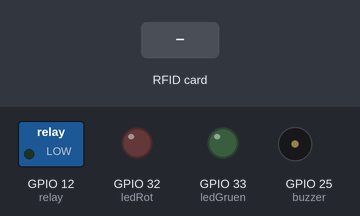
A sketch run on a simulated ESP32. Shown: switched loads named in the sketch (green lamp = pin HIGH), output pins drawn as LEDs (lit = HIGH), buzzer (waves = sounding). Dashed ring = blinking. The inputs (shaded band) are chosen by the test bench. WiFi joins after 1.5 s; servers stay silent unless stated; what the sketch prints to the serial monitor is not drawn.

Above: at 2.9 s.
3.0 s: RFID card 39 42 FF 97 held to the reader
At 3.07 s:
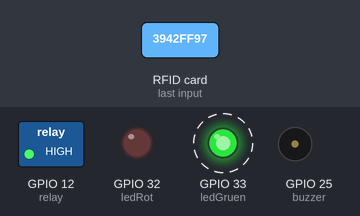
6.0 s: RFID card 5E 7A 19 C4 held to the reader
At 6.14 s:
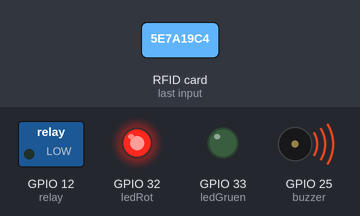
At 7.0 s:
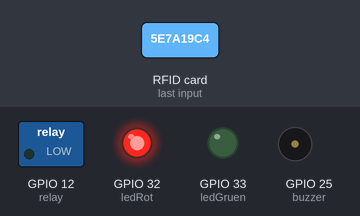
Timing chart, 0 to 9.0 s (numbered marks = the images above; inputs shaded):
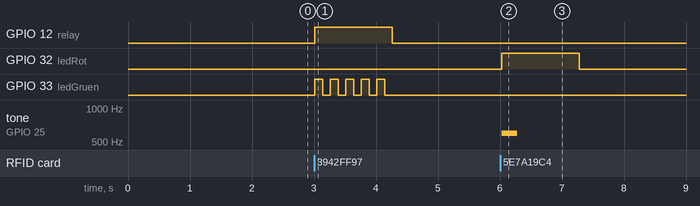

The sketch:

rfid_wifi.ino
```cpp
//einbinden der Bibliotheken für das
//ansteuern des MFRC522 Moduls
#include <SPI.h>
#include <MFRC522.h>

//einbinden der Bibliothek für
//den Zugang zum WiFi Netzwerk
#include <WiFi.h>
//Bibliothek für das absenden von E-Mails
#include <ESP_Mail_Client.h>

//Zugangsdaten für das WiFi Netzwerk
#define WIFI_SSID "<ssid>"
#define WIFI_PASSWORD "<passwort>"

//Verbindungsdaten zum E-Mail Provider
#define SMTP_HOST "smtp.web.de"
#define SMTP_PORT 587
#define SENDER_EMAIL "<absender_email>"
#define SENDER_PASSWORD "<absender_passwort>"

void smtpCallback(SMTP_Status status);

//definieren der Pins  RST & SDA für den ESP32
#define RST_PIN     22
#define SS_PIN      21

#define ledRot 32
#define ledGruen 33

#define buzzer 25
const int channel = 0;
const int frequenz = 2000;
const int resolutionBits = 12;
const int toneFrequenzFail = 600;
const int toneFrequenzNoTone = 0;

#define relay 12

//erzeugen einer Objektinstanz
MFRC522 mfrc522(SS_PIN, RST_PIN);

//Variable zum speichern der bereits gelesenen RFID-ID
String lastRfid = "";

//Anzahl der zulässigen RFID-IDs im Array
const int NUM_RFIDS = 1;
//Array mit Vorname, Name, RFID-IDs welche zulässig sind
String rfids[NUM_RFIDS] = {" 39 42 FF 97"};

void setup() {
  //beginn der seriellen Kommunikation mit 115200 Baud
  Serial.begin(115200);
  //eine kleine Pause von 50ms.
  delay(50);

  pinMode(ledRot, OUTPUT);
  pinMode(ledGruen, OUTPUT);

  pinMode(buzzer, OUTPUT);
  pinMode(relay, OUTPUT);

  //begin der SPI Kommunikation
  SPI.begin();
  //initialisieren der Kommunikation mit dem RFID Modul
  mfrc522.PCD_Init();

  ledcSetup(channel, frequenz, resolutionBits);
  ledcAttachPin(buzzer, channel);

  WiFi.begin(WIFI_SSID, WIFI_PASSWORD);
  while (WiFi.status() != WL_CONNECTED) {
    Serial.print(".");
    delay(200);
  }
  //Wenn die Verbindung erfolgreich aufgebaut wurde,
  //dann soll die IP-Adresse auf der seriellen Schnittstelle
  //ausgegeben werden.
  Serial.println("");
  Serial.print("Zum Wi-Fi Netzwerk ");
  Serial.print(WIFI_SSID);
  Serial.println(" verbunden.");
  Serial.print("IP-Adresse: ");
  Serial.println(WiFi.localIP());
  Serial.println();


}

void loop() {
  //Wenn keine neue Karte vorgehalten wurde oder die serielle Kommunikation
  //nicht gegeben ist, dann...
  if ( !mfrc522.PICC_IsNewCardPresent()) {
    //Serial.println("!PICC_IsNewCardPresent");
    return;
  }

  if (!mfrc522.PICC_ReadCardSerial()) {
    //Serial.println("!PICC_ReadCardSerial");
    return;
  }


  String newRfidId = "";
  for (byte i = 0; i < mfrc522.uid.size; i++) {
    newRfidId.concat(mfrc522.uid.uidByte[i] < 0x10 ? " 0" : " ");
    newRfidId.concat(String(mfrc522.uid.uidByte[i], HEX));
  }

  //alle Buchstaben in Großbuchstaben umwandeln
  newRfidId.toUpperCase();

  //Wenn die neue gelesene RFID-ID ungleich der bereits zuvor gelesenen ist,
  //dann soll diese auf der seriellen Schnittstelle ausgegeben werden.
  if (!newRfidId.equals(lastRfid)) {
    //überschreiben der alten ID mit der neuen
    lastRfid = newRfidId;
  }


  bool zugangOk = false;
  //prüfen ob die gelesene RFID-ID im Array mit bereits gespeicherten IDs vorhanden ist
  for (int i = 0; i < NUM_RFIDS; i++) {
    //wenn die ID an der Stelle "i" im Array "rfids" mit dem gelesenen übereinstimmt, dann
    if (rfids[i].equals(newRfidId)) {
      zugangOk = true;
      //Schleife verlassen
      break;
    }
  }

  //Wenn die Variable "zugangOk" auf True ist, dann...
  if (zugangOk) {
    activateRelay();
    blinkLed(ledGruen);
    deactivateRelay();
    Serial.println("RFID-ID [" + newRfidId + "] OK!, Zugang wird gewährt");
  } else {
    //Wenn nicht dann...
    digitalWrite(ledRot, HIGH);
    playSound();
    sendMail(newRfidId);
    Serial.println("RFID-ID [" + newRfidId + "] nicht OK!, Zugang wird nicht gewährt");
    digitalWrite(ledRot, LOW);
  }

  Serial.println();
}

void activateRelay() {
  digitalWrite(relay, HIGH);
}

void deactivateRelay() {
  digitalWrite(relay, LOW);
}

void playSound() {
  ledcWriteTone(channel, toneFrequenzFail);
  delay(250);
  ledcWriteTone(channel, toneFrequenzNoTone);
}

//Blinken einer LED am Pin "pin"
void blinkLed(int pin) {
  //Schleife von 0 bis 5
  for (int a = 0; a < 5; a++) {
    //LED aktivieren
    digitalWrite(pin, HIGH);
    //eine Pause von 125 ms.
    delay(125);
    //LED deaktivieren
    digitalWrite(pin, LOW);
    //eine Pause von 125 ms.
    delay(125);
  }
}

void sendMail(String rfidId) {
  SMTPSession smtp;
  //Debug Meldungen anzeigen
  smtp.debug(1);
  //Ein Callback definieren welcher nach dem Senden der Mail ausgeführt werden soll.
  smtp.callback(smtpCallback);
  //Mail Session
  ESP_Mail_Session session;
  //Serverdaten setzen
  session.server.host_name = SMTP_HOST;
  session.server.port = SMTP_PORT;
  session.login.email = SENDER_EMAIL;
  session.login.password = SENDER_PASSWORD;
  session.login.user_domain = "smtp.web.de";

  //Wenn keine Verbindung aufgebaut werden konnte soll die Funktion verlassen werden.
  if (!smtp.connect(&session)) {
    Serial.println("Aufbau der SMTPSession nicht erfolgreich!");
    return;
  }
  //Aufbau der E-Mail
  SMTP_Message message;
  //Im Header kann man recht einfach dem Absender Faken
  message.sender.name = "ESP32 Mailer"; //steht bei "gesendet von"
  message.sender.email = SENDER_EMAIL; //der Absender (oder eine Fake E-Mail)
  message.subject = "Achtung! unbekannter Zugriffsversuch mit RFID-ID [" + rfidId + "]!"; //der Betreff der E-Mail
  message.addRecipient("Max Mustermann", "max.mustermann@mustermann.de"); //der Empfänger
  //Aufbau des Contents der E-Mail
  String textMsg = "Es wurde versucht mit der RFID-ID " + rfidId + " den Zugang zu erlangen.";
  message.text.content = textMsg.c_str();
  //Encoding für die E-Mail
  message.text.charSet = "utf-8";
  message.text.transfer_encoding = Content_Transfer_Encoding::enc_7bit;
  message.priority = esp_mail_smtp_priority::esp_mail_smtp_priority_low;
  //Eine eindeutige ID welche die Mail kennzeichnet
  //zwischen den spitzen Klammern kann ein Wert xyz@domain.com eingetragen werden
  message.addHeader("Message-ID: <esp32_mailer@web.de>");
  if (!MailClient.sendMail(&smtp, &message)) {
    //Im Fehlerfall wird der Grund auf der seriellen Schnittstelle ausgegeben.
    Serial.println("Fehler beim senden der E-Mail, Grund: " + smtp.errorReason());
  }
}

void smtpCallback(SMTP_Status status) {
  ESP_MAIL_PRINTF("E-Mails erfolgreich versendet: %d\n", status.completedCount());
  ESP_MAIL_PRINTF("fehlerhafte E-Mails: %d\n", status.failedCount());
}
```

Measured:
- after the input at 3.0 s, GPIO 12 (relay): LOW → HIGH at once, → LOW 1.3 s later; GPIO 33 (ledGruen): alternates HIGH for 0.13 s and LOW for 0.13 s, 10 changes in all, then stays LOW, starting at once
- after the input at 6.0 s, GPIO 32 (ledRot): LOW → HIGH at once, → LOW 1.3 s later; tone on GPIO 25 (buzzer): silent → 600 Hz at once, → silent 0.25 s later
